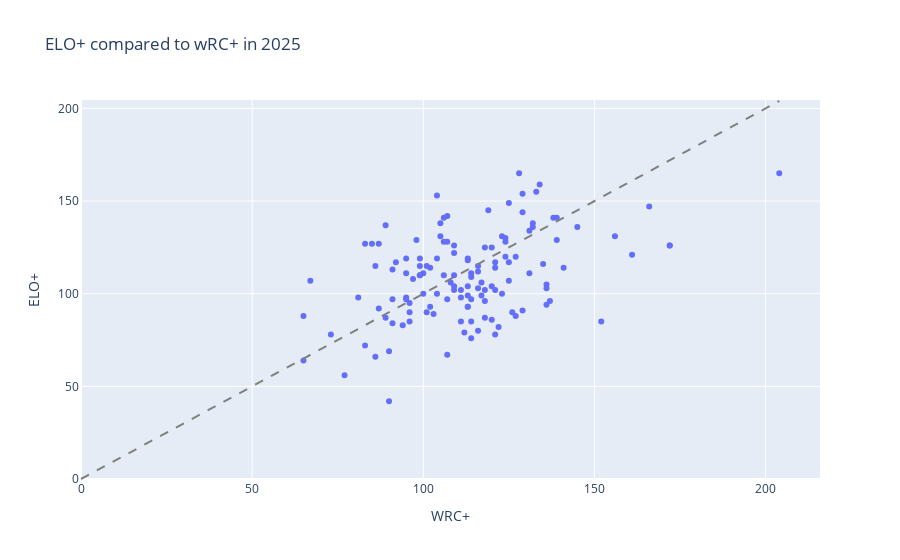

Notebook cell for this chart:
### Code cell
figb = px.scatter(
    batters_q,
    x='WRC+',
    y='ELO+',
    hover_name='Name',
    title='ELO+ compared to wRC+ in 2025'
)
figb.add_shape(
    type="line",
    x0=0, y0=0,
    x1=max(batters_q['WRC+'].max(), batters_q['ELO+'].max()),
    y1=max(batters_q['WRC+'].max(), batters_q['ELO+'].max()),
    line=dict(color="gray", width=2, dash="dash")
)

figb.show()

### Figure 1 — Plotly figure (JSON) as saved in the notebook; plotly's stock layout.template omitted (floating-point values rounded to 4 significant figures; data arrays with more than 128 entries replaced by an {"elided": "..."} marker saying what was removed)
{"data": [{"hovertemplate": "<b>%{hovertext}</b><br><br>WRC+=%{x}<br>ELO+=%{y}<extra></extra>", "hovertext": {"elided": "132 str values"}, "legendgroup": "", "marker": {"color": "#636efa", "symbol": "circle"}, "mode": "markers", "name": "", "orientation": "v", "showlegend": false, "type": "scatter", "x": {"elided": "132 int values"}, "xaxis": "x", "y": {"elided": "132 float values"}, "yaxis": "y"}], "layout": {"legend": {"tracegroupgap": 0}, "shapes": [{"line": {"color": "gray", "dash": "dash", "width": 2}, "type": "line", "x0": 0, "x1": 204, "y0": 0, "y1": 204}], "title": {"text": "ELO+ compared to wRC+ in 2025"}, "xaxis": {"anchor": "y", "domain": [0, 1], "title": {"text": "WRC+"}}, "yaxis": {"anchor": "x", "domain": [0, 1], "title": {"text": "ELO+"}}}}
